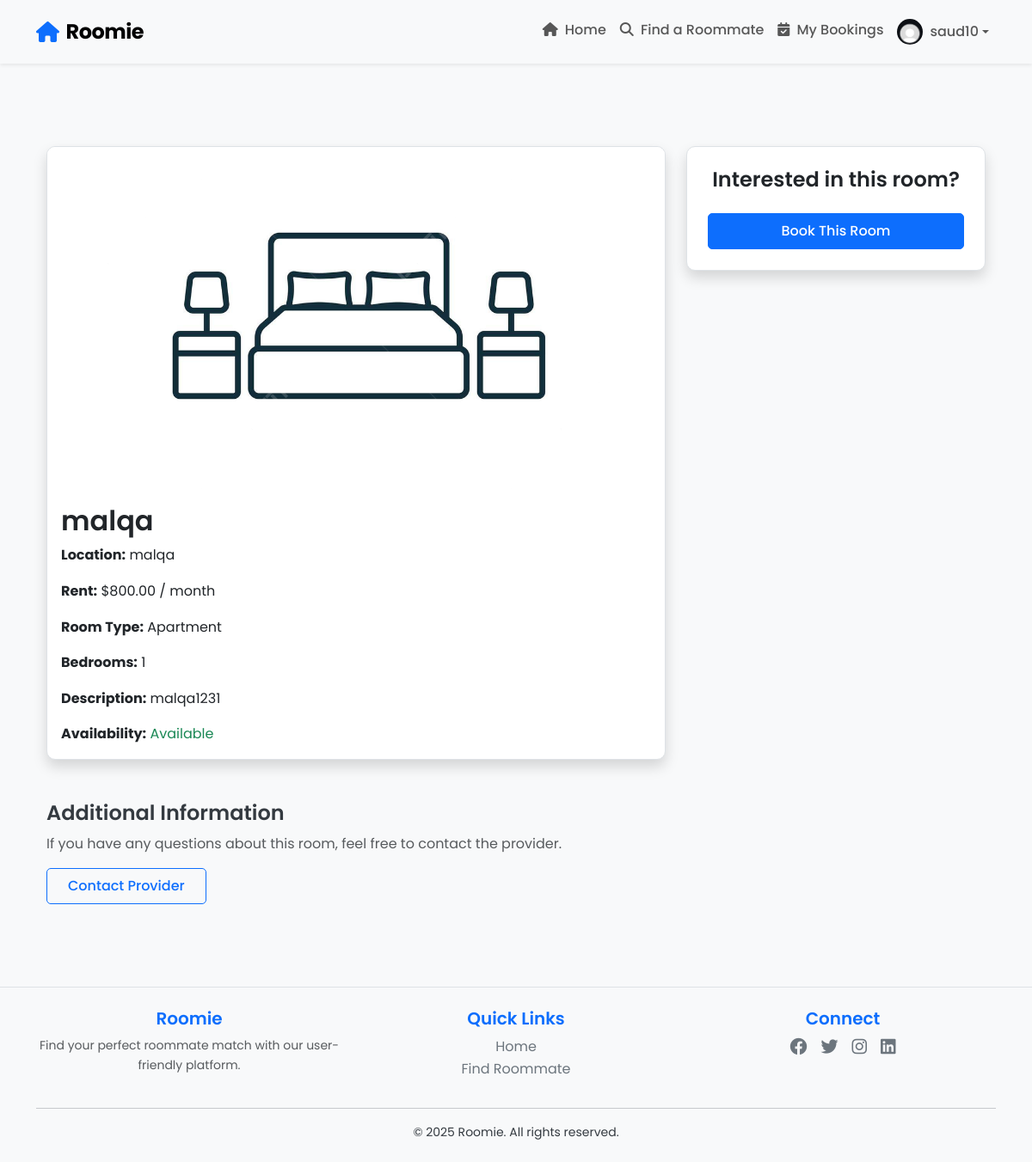
The app's page /room/4/ (signed in) with its own data.
### core/models.py (models this page shows, shortened)
class User(AbstractUser):
    ACCOUNT_TYPE_CHOICES = [
        ('seeker', 'Seeker'),
        ('provider', 'Provider'),
    ]
    GENDER_CHOICES = [
        ('male', 'Male'),
        ('female', 'Female'),
        ('other', 'Other'),
    ]
    email = models.EmailField(unique=True)
    gender = models.CharField(max_length=10, choices=GENDER_CHOICES, blank=True, null=True)
    birthdate = models.DateField(blank=True, null=True)
    bio = models.TextField(blank=True, null=True)
    location = models.CharField(max_length=255, blank=True, null=True)
    profile_photo = models.ImageField(
        upload_to='profile_photos/',
        blank=True,
        null=True,
        default='profile_photos/default_user.jpg'  # Set default profile photo
    )
    account_type = models.CharField(max_length=10, choices=ACCOUNT_TYPE_CHOICES, default='seeker')

class Room(models.Model):
    room_id = models.AutoField(primary_key=True)  # Custom primary key
    provider = models.ForeignKey(User, on_delete=models.CASCADE, related_name='rooms')
    title = models.CharField(max_length=200)
    description = models.TextField()
    location = models.CharField(max_length=255)
    rent = models.DecimalField(max_digits=8, decimal_places=2)
    room_type = models.CharField(max_length=20, choices=[
        ('private', 'Private Room'),
        ('shared', 'Shared Room'),
        ('studio', 'Studio'),
        ('apartment', 'Apartment'),
    ])
    bedrooms = models.PositiveIntegerField(default=1)  # Number of bedrooms
    is_available = models.BooleanField(default=True)
    image = models.ImageField(
        upload_to='images/',
        blank=True,
        null=True,
        default='/media/images/default_room.jpg'  # Set default room image
        )
    created_at = models.DateTimeField(auto_now_add=True)

### roomie/views.py (the view)
# urls.py: path('room/<int:room_id>/', views.room_detail, name='room_detail'),  # Room details page
def room_detail(request, room_id):
    room = get_object_or_404(Room, room_id=room_id)
    return render(request, 'room_detail.html', {'room': room})

### roomie/templates/room_detail.html
{% extends 'base.html' %}
{% block content %}
<div class="container mt-5">
    <div class="row">
        <div class="col-md-8">
            <div class="card shadow">
                {% if room.image %}
                    <img src="{{ room.image.url }}" class="card-img-top" alt="{{ room.title }}" style="height: 400px; object-fit: cover;">
                {% else %}
                    <img src="/media/images/default_room.jpg" class="card-img-top" alt="Default Room Image" style="height: 400px; object-fit: cover;">
                {% endif %}
                <div class="card-body">
                    <h2 class="card-title">{{ room.title }}</h2>
                    <p class="card-text"><strong>Location:</strong> {{ room.location }}</p>
                    <p class="card-text"><strong>Rent:</strong> ${{ room.rent }} / month</p>
                    <p class="card-text"><strong>Room Type:</strong> {{ room.get_room_type_display }}</p>
                    <p class="card-text"><strong>Bedrooms:</strong> {{ room.bedrooms }}</p>
                    <p class="card-text"><strong>Description:</strong> {{ room.description }}</p>
                    <p class="card-text"><strong>Availability:</strong>
                        {% if room.is_available %}
                            <span class="text-success">Available</span>
                        {% else %}
                            <span class="text-danger">Not Available</span>
                        {% endif %}
                    </p>
                </div>
            </div>
        </div>
        <div class="col-md-4">
            <div class="card shadow p-4">
                <h4 class="text-center">Interested in this room?</h4>
                {% if user.is_authenticated and user.account_type == 'seeker' %}
                    {% if room.is_available %}
                        <a href="{% url 'book_room' room.room_id %}" class="btn btn-primary w-100 mt-3">
                            Book This Room
                        </a>
                    {% else %}
                        <button class="btn btn-secondary w-100 mt-3" disabled>
                            Room Not Available
                        </button>
                    {% endif %}
                {% else %}
                    <p class="text-center text-muted mt-3">
                        Please <a href="{% url 'login' %}">log in</a> as a seeker to book this room.
                    </p>
                {% endif %}
            </div>
        </div>
    </div>
    <div class="mt-5">
        <h4>Additional Information</h4>
        <p class="text-muted">If you have any questions about this room, feel free to contact the provider.</p>
        {% if user.is_authenticated and user.account_type == 'seeker' %}
            <a href="{% url 'send_message' room.provider.id %}" class="btn btn-outline-primary">
                Contact Provider
            </a>
        {% else %}
            <p class="text-muted">Log in to contact the provider.</p>
        {% endif %}
    </div>
</div>
{% endblock %}

### roomie/templates/base.html (shortened to what this page needs)
{% load static %}
<!DOCTYPE html>
<html lang="en">
  <head>
    <link
      rel="stylesheet"
      href="https://cdn.jsdelivr.net/npm/bootstrap@5.3.0/dist/css/bootstrap.min.css"
    />
    <link
      rel="stylesheet"
      href="https://cdnjs.cloudflare.com/ajax/libs/font-awesome/6.4.0/css/all.min.css"
    />
    <link rel="stylesheet" href="{% static 'roomie/styles.css' %}" />
  </head>
  <body class="page-transition">
    <nav class="navbar navbar-expand-lg navbar-light bg-light shadow-sm sticky-top">
      <div class="container">
        <a class="navbar-brand d-flex align-items-center" href="{% url 'home' %}">
          <i class="fas fa-home me-2 text-primary"></i>
          <span class="fw-bold">Roomie</span>
        </a>
        <div class="collapse navbar-collapse" id="navbarNav">
          <ul class="navbar-nav ms-auto">
            <li class="nav-item">
              <a class="nav-link" href="{% url 'home' %}">
                <i class="fas fa-home me-1"></i> Home
              </a>
            </li>
            <li class="nav-item">
              <a class="nav-link" href="{% url 'find_roommate' %}">
                <i class="fas fa-search me-1"></i> Find a Roommate
              </a>
            </li>
            {% if user.is_authenticated %}
              {% if user.account_type == 'seeker' %}
              <li class="nav-item">
                <a class="nav-link" href="{% url 'my_bookings' %}">
                  <i class="fas fa-calendar-check me-1"></i> My Bookings
                </a>
              </li>
              {% endif %}
              <li class="nav-item dropdown">
                <a
                  class="nav-link dropdown-toggle d-flex align-items-center"
                  href="#"
                  id="navbarDropdown"
                  role="button"
                  data-bs-toggle="dropdown"
                  aria-expanded="false"
                >
                  {% if user.profile_photo %}
                  <img
                    src="{{ user.profile_photo.url }}"
                    class="rounded-circle"
                    style="width: 30px; height: 30px; object-fit: cover"
                    alt="Profile"
                  />
                  {% endif %}
                  <span class="ms-2">{{ user.username }}</span>
                </a>
              </li>
            {% endif %}
          </ul>
        </div>
      </div>
    </nav>
    <main class="container py-5">{% block content %}{% endblock %}</main>
    <footer class="bg-light text-center py-4 mt-5">
      <div class="container">
        <div class="row">
          <div class="col-md-4 mb-3 mb-md-0">
            <h5 class="text-primary">Roomie</h5>
            <p class="text-muted small">
              Find your perfect roommate match with our user-friendly platform.
            </p>
          </div>
          <div class="col-md-4 mb-3 mb-md-0">
            <h5 class="text-primary">Quick Links</h5>
            <ul class="list-unstyled">
              <li><a href="{% url 'home' %}" class="text-decoration-none">Home</a></li>
              <li><a href="{% url 'find_roommate' %}" class="text-decoration-none">Find Roommate</a></li>
            </ul>
          </div>
          <div class="col-md-4">
            <h5 class="text-primary">Connect</h5>
            <div class="d-flex justify-content-center">
              <a href="#" class="text-decoration-none mx-2"><i class="fab fa-facebook fa-lg"></i></a>
              <a href="#" class="text-decoration-none mx-2"><i class="fab fa-twitter fa-lg"></i></a>
              <a href="#" class="text-decoration-none mx-2"><i class="fab fa-instagram fa-lg"></i></a>
              <a href="#" class="text-decoration-none mx-2"><i class="fab fa-linkedin fa-lg"></i></a>
            </div>
          </div>
        </div>
        <hr />
        <p class="mb-0 small">© 2025 Roomie. All rights reserved.</p>
      </div>
    </footer>
  </body>
</html>

### roomie/static/roomie/styles.css (style rules this page uses)
body { font-family: "Poppins", sans-serif; background-color: #f8f9fa; color: #343a40; line-height: 1.6; }
h1, h2, h3, h4, h5, h6 { font-weight: 600; }
.navbar { padding: 0.8rem 1rem; }
.navbar-brand { font-size: 1.5rem; font-weight: 700; letter-spacing: -0.5px; }
.nav-link { font-weight: 500; padding: 0.5rem 1rem; transition: all 0.3s; }
.card { border-radius: 10px; overflow: hidden; border: 1px solid #dee2e6; box-shadow: 0 6px 15px rgba(0, 0, 0, 0.05); }
.card-title { font-weight: 600; margin-bottom: 0.5rem; }
.card-img-top { height: 200px; object-fit: cover; }
.btn { font-weight: 500; padding: 0.5rem 1.5rem; border-radius: 5px; }
.btn-primary { background-color: #0d6efd; border-color: #0d6efd; }
footer { border-top: 1px solid #dee2e6; }
footer a { color: #6c757d; transition: color 0.3s; }

### records on screen
User: profile_photo (placeholder picture), username "saud10"
Room: image (placeholder picture), title "malqa", location "malqa", rent "800.00", room_type "Apartment", bedrooms "1", description "malqa1231"
